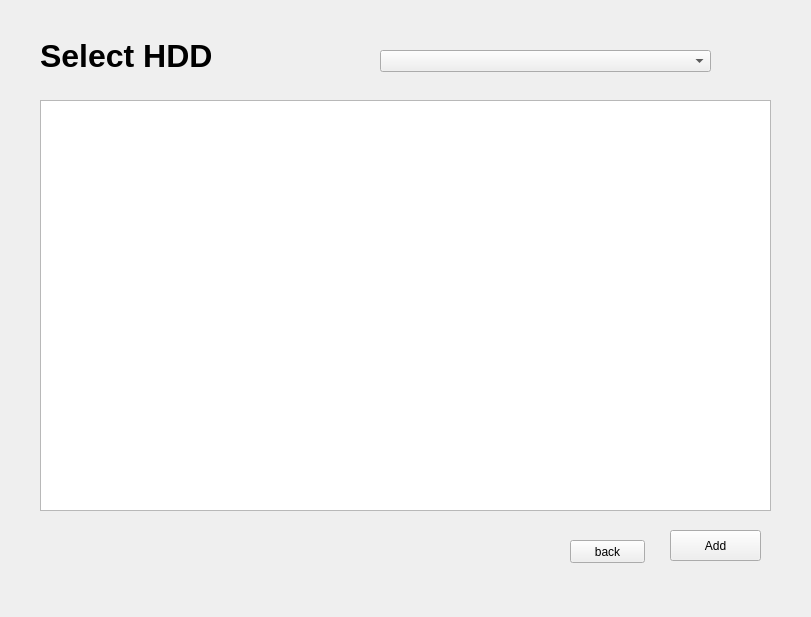
<?xml version="1.0" encoding="UTF-8"?>
<ui version="4.0">
 <class>Form</class>
 <widget class="QWidget" name="Form">
  <property name="geometry">
   <rect>
    <x>0</x>
    <y>0</y>
    <width>811</width>
    <height>617</height>
   </rect>
  </property>
  <property name="windowTitle">
   <string>Select HDD</string>
  </property>
  <widget class="QLabel" name="label">
   <property name="geometry">
    <rect>
     <x>40</x>
     <y>30</y>
     <width>211</width>
     <height>51</height>
    </rect>
   </property>
   <property name="font">
    <font>
     <pointsize>24</pointsize>
     <weight>75</weight>
     <bold>true</bold>
    </font>
   </property>
   <property name="text">
    <string>Select HDD</string>
   </property>
  </widget>
  <widget class="QPushButton" name="addSelected">
   <property name="geometry">
    <rect>
     <x>670</x>
     <y>530</y>
     <width>91</width>
     <height>31</height>
    </rect>
   </property>
   <property name="text">
    <string>Add</string>
   </property>
  </widget>
  <widget class="QComboBox" name="cmbHDD">
   <property name="geometry">
    <rect>
     <x>380</x>
     <y>50</y>
     <width>331</width>
     <height>22</height>
    </rect>
   </property>
  </widget>
  <widget class="QTableWidget" name="tableWidget">
   <property name="geometry">
    <rect>
     <x>40</x>
     <y>100</y>
     <width>731</width>
     <height>411</height>
    </rect>
   </property>
   <property name="selectionMode">
    <enum>QAbstractItemView::SingleSelection</enum>
   </property>
   <property name="selectionBehavior">
    <enum>QAbstractItemView::SelectRows</enum>
   </property>
  </widget>
  <widget class="QPushButton" name="pushBack">
   <property name="geometry">
    <rect>
     <x>570</x>
     <y>540</y>
     <width>75</width>
     <height>23</height>
    </rect>
   </property>
   <property name="text">
    <string>back</string>
   </property>
  </widget>
 </widget>
 <resources/>
 <connections/>
</ui>
